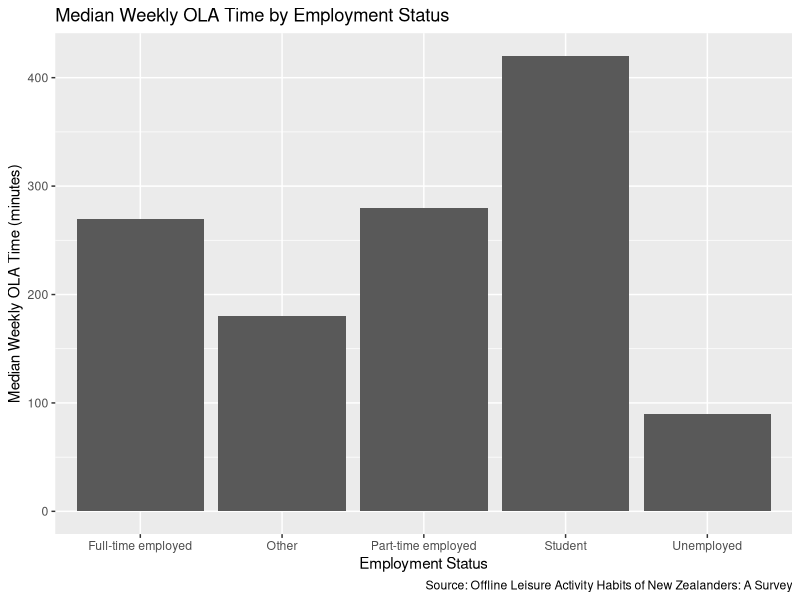
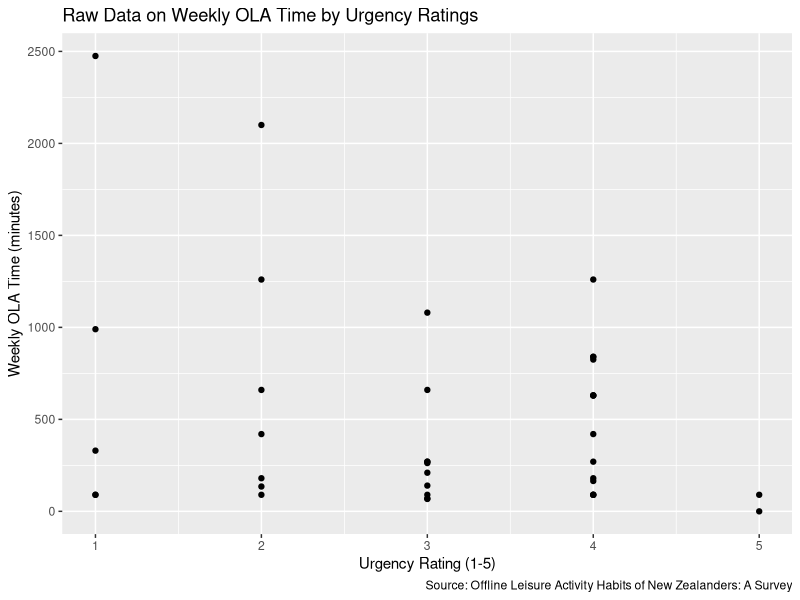
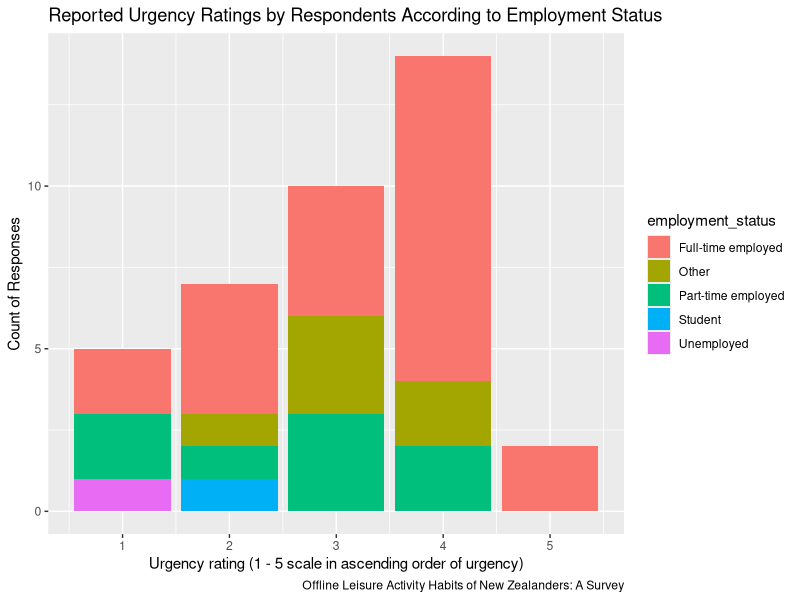

Here is the R script that generated these plots, in order:
## ---- chunk 1
knitr::opts_chunk$set(echo=FALSE, message=FALSE, warning=FALSE, error=FALSE)

library(tidyverse)

# Create data frame from the published CSV file
logged_data <- read_csv("logged_data.csv")

# Create a new data frame with renamed variables/columns
latest_data <- logged_data %>%
  select(-1, -2) %>%
  rename(employment_status = 1,
         age_group = 2,
         freq_days = 3,
         estimated_min = 4,
         activity_type = 5,
         urgency_rating = 6)

# Modify employment_status to list non-standard responses as "Other"
latest_data <- latest_data %>%
  mutate(employment_status = str_remove(employment_status, "\\."),
         employment_status = case_when(
           str_squish(employment_status) %in% c("Full-time employed", 
                                                "Part-time employed", 
                                                "Student", 
                                                "Unemployed", 
                                                "Retired") ~ employment_status,
           is.na(employment_status) ~ NA,  # Making sure NA values are coerced as "Other"
           TRUE ~ "Other"))

# Calculate total time on OLA (Offline Leisure Activity) per respondent my element-wise vector multiplication
# BUT FIRST: convert categorical freq_days response bands into numerical midpoint equivalents 
latest_data <- latest_data %>%
  mutate(
    freq_numeric = case_when(
      freq_days == "0 days." ~ 0,
      freq_days == "1-2 days." ~ 1.5,
      freq_days == "3-4 days." ~ 3.5,
      freq_days == "5-6 days." ~ 5.5,
      freq_days == "7 days." ~ 7
    ) 
  )

latest_data <- latest_data %>%
  mutate(
    weekly_min = estimated_min * freq_numeric
  )

# VARIABLES OF INTEREST (VOI) & auto remove NAs just in case
# 1 - find average median time spent on OLA (to avoid outlier effects)
median_time_spent <- latest_data$weekly_min %>%
  median(na.rm = TRUE)

# 2 - find average median frequency of engagement in OLA (to avoid outlier effects)
median_frequency <- latest_data$freq_numeric %>%
  median(na.rm = TRUE)

# 3 - find most common response-band for urgency_rating
mode_urgency <- which.max(table(latest_data$urgency_rating))

# 4 - find most popular activity type
# Remove space at the start and end of each row in activity_type column for ease
mode_activity <- latest_data %>%
  separate_rows(activity_type, sep = ",") %>%
  mutate(activity_type = str_trim(activity_type)) %>%
  count(activity_type, sort = TRUE)


# NUMBER OF RESPONSES/POPULATION
population <- nrow(latest_data)


# MOST POPULAR OLAs RANKED converted to single vector without n
ranked_act <- c(mode_activity$activity_type)


# PLOT SECTION

# Plot employment status vs. avg_weekly_min
# Summarise data first for AVG weekly_min by employment_status
employment_summary <- latest_data %>%
  group_by(employment_status) %>%
  summarise(avg_weekly_min = median(weekly_min, na.rm = TRUE)) # Used median calculation because of huge right-skewing outliers

weekly_by_status <- employment_summary %>%
  ggplot(aes(x = employment_status,
             y = avg_weekly_min)) +
  geom_bar(stat = "identity") + # Lets my bar graph use my specified y = avg_weekly_min
  labs(title = "Median Weekly OLA Time by Employment Status",
       x = "Employment Status",
       y = "Median Weekly OLA Time (minutes)",
       caption = "Source: Offline Leisure Activity Habits of New Zealanders: A Survey")

# Plot raw weekly OLA time by urgency ratings to observe correlative relationship
weekly_by_urgency <- latest_data %>%
  ggplot() +
  geom_point(aes(x = urgency_rating,
                 y = weekly_min)) +
  labs(title = "Raw Data on Weekly OLA Time by Urgency Ratings",
       x = "Urgency Yating (1-5)",
       y = "Weekly OLA Time (minutes)",
       caption = "Source: Offline Leisure Activity Habits of New Zealanders: A Survey")

# Plot count (i.e., no. of respondents that selected for an urgency rating), by employment status
# Summarise data first to create one bar per urgency rating
urgency_count_summary <- latest_data %>%
  group_by(urgency_rating, employment_status) %>%
  summarise(count = n(), .groups = 'drop')

urgency_by_employment <- urgency_count_summary %>%
  ggplot() +
  geom_bar(aes(x = urgency_rating,
               fill = employment_status)) +
  labs(title = "Reported Urgency Ratings by Respondents According to Employment Status",
       x = "Urgency rating (1 - 5 scale in ascending order of urgency)",
       y = "Count of Responses",
       caption = "Offline Leisure Activity Habits of New Zealanders: A Survey")

## ---- chunk 2
# AVERAGE TIME SPENT ON OLAs (median to avoid outlier effects)
med_min <- median.default(latest_data$estimated_min)

# MOST POPULAR OLAs RANKED converted to single vector without n
ranked_act <- c(mode_activity$activity_type)
## ---- chunk 3

# Summarise data first for AVG weekly_min by employment_status
employment_summary <- latest_data %>%
  group_by(employment_status) %>%
  summarise(avg_weekly_min = median(weekly_min, na.rm = TRUE)) # Used median calculation because of huge right-skewing outliers

# Plot employment status vs. avg_weekly_min
ggplot(employment_summary, aes(x = employment_status,
                               y = avg_weekly_min)) +
  geom_bar(stat = "identity") + # Lets my bar graph use my specified y = avg_weekly_min
  labs(title = "Median Weekly OLA Time by Employment Status",
       x = "Employment Status",
       y = "Median Weekly OLA Time (minutes)",
       caption = "Source: Offline Leisure Activity Habits of New Zealanders: A Survey")
## ---- chunk 4

# Plot raw weekly OLA time by urgency ratings to observe correlative relationship
ggplot(latest_data) +
  geom_point(aes(x = urgency_rating,
                 y = weekly_min)) +
  labs(title = "Raw Data on Weekly OLA Time by Urgency Ratings",
       x = "Urgency Rating (1-5)",
       y = "Weekly OLA Time (minutes)",
       caption = "Source: Offline Leisure Activity Habits of New Zealanders: A Survey")
## ---- chunk 5

# Summarise data first to create one bar per urgency rating
urgency_count_summary <- latest_data %>%
  group_by(urgency_rating, employment_status) %>%
  summarise(count = n(), .groups = 'drop')

# Plot count (i.e., no. of respondents that selected for an urgency rating), by employment status
ggplot(urgency_count_summary) +
  geom_bar(aes(x = urgency_rating,
               y = count,
               fill = employment_status),
           stat = "identity") +
  labs(title = "Reported Urgency Ratings by Respondents According to Employment Status",
       x = "Urgency rating (1 - 5 scale in ascending order of urgency)",
       y = "Count of Responses",
       caption = "Offline Leisure Activity Habits of New Zealanders: A Survey")
